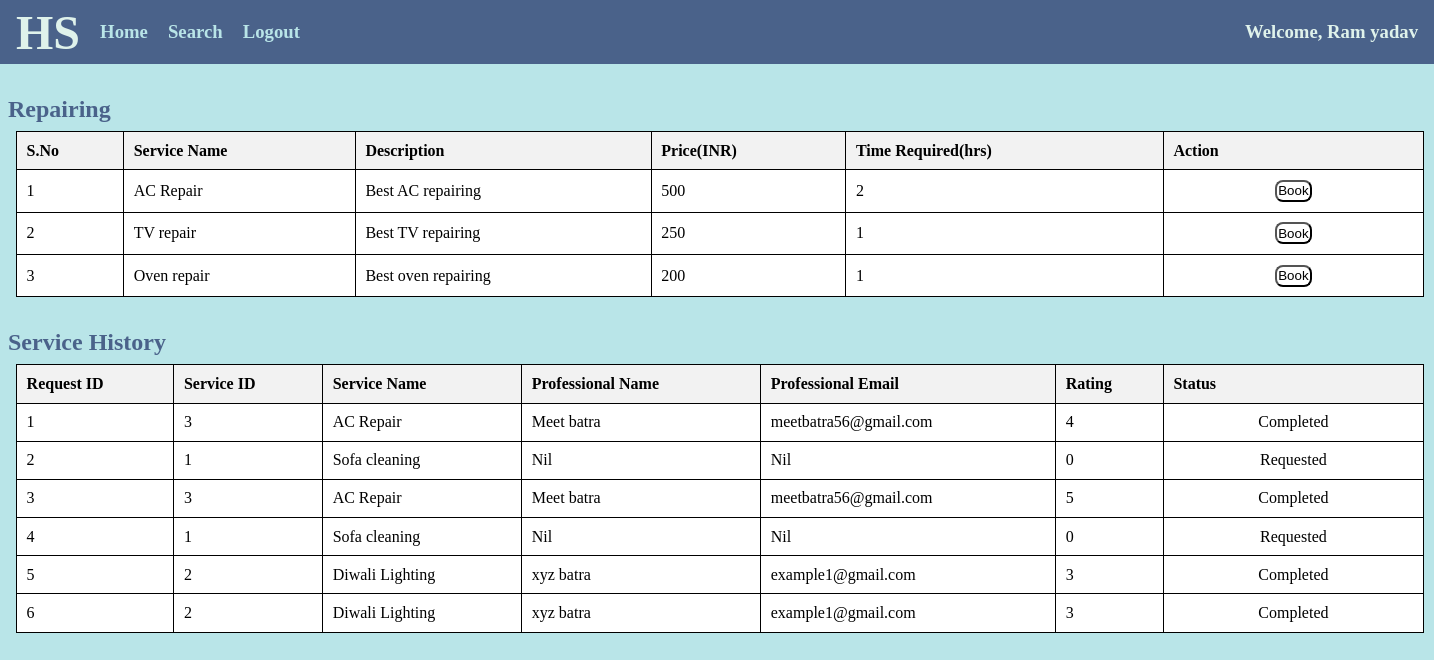
The page /1/service/repairing on the database its author committed.
### app.py (models this page shows)
class Customer(db.Model):
    __tablename__="customers"
    id = db.Column(db.Integer, primary_key=True, autoincrement=True)
    name = db.Column(db.String, nullable=False)
    email = db.Column(db.String, unique=True, nullable=False)
    passw = db.Column(db.String, nullable=False)
    address = db.Column(db.String)
    pincode = db.Column(db.String, nullable=False)
    status = db.Column(db.String, nullable=False)

class Service(db.Model):
    __tablename__= "services"
    id = db.Column(db.Integer, primary_key=True, autoincrement=True)
    name = db.Column(db.String, nullable=False)
    type = db.Column(db.String, nullable=False)
    price = db.Column(db.String, nullable=False)
    time_reqd = db.Column(db.String)
    description = db.Column(db.String)

class Service_Request(db.Model):
    __tablename__="service_requests"
    id = db.Column(db.Integer, primary_key=True, autoincrement=True)
    service_id = db.Column(db.Integer, db.ForeignKey('services.id'), nullable=False)
    cust_id = db.Column(db.Integer, db.ForeignKey('customers.id'), nullable=False)
    prof_id = db.Column(db.Integer, db.ForeignKey('professionals.id'), nullable=False)
    status = db.Column(db.String, nullable=False)
    rating = db.Column(db.Integer, default=0)

class Professional(db.Model):
    __tablename__="professionals"
    id = db.Column(db.Integer, primary_key=True, autoincrement=True)
    name = db.Column(db.String, nullable=False)
    email = db.Column(db.String, nullable=False, unique=True)
    passw = db.Column(db.String, nullable=False)
    service_id = db.Column(db.Integer, nullable=False)
    service_name = db.Column(db.String, nullable=False)
    experience = db.Column(db.Integer)
    address = db.Column(db.String)
    pincode = db.Column(db.String, nullable=False)
    status = db.Column(db.String, nullable=False)

### app.py (the view)
@app.route('/<int:id>/service/<string:service>')
def customer_service(id,service):
    cust=Customer.query.filter_by(id=id).first()
    services_by_type=Service.query.filter_by(type=service).all()
    reqs=Service_Request.query.filter_by(cust_id=cust.id).all()
    profs=Professional.query.all()
    services=[]
    for req in reqs:
        flag=False
        ser=Service.query.filter_by(id=req.service_id).first()
        for prof in profs:
            if(req.prof_id==prof.id):
                services.append((req,prof,ser))
                flag=True
        if(not flag):
            services.append((req,'-',ser))
    return render_template('customer_home.html',cust=cust, services=services, packs=services_by_type, service=service.capitalize())

### templates/customer_home.html (shortened to what this page needs)
<!DOCTYPE html>
<html lang="en">
<head>
    <link rel="stylesheet" href="/static/style_admin_prof.css">
</head>
<body>
    {% if cust.status=="Blocked" %}
    <div class="heading">
        <h1>Household Services</h1>
    </div>
    <div class="alert">
        <h1>You are Blocked</h1>
        <a href="/"><button>Go Back</button></a>
    </div>
    {% else %}
    <div class="nav">
        <h1>HS</h1>
        <div class="options">
            <h3><a href="/customer/{{cust.id}}/home">Home</a></h3>
            <h3><a href="/customer/{{cust.id}}/search">Search</a></h3>
            <h3><a href="/">Logout</a></h3>
        </div>
        <div class="greet">
            <h3>Welcome, {{cust.name}}</h3>
        </div>
    </div>
    {% if service %}
        <div class="services">
            <h2>{{service}}</h2>
            {% if packs | length==0 %}
                <div class="msg">
                    <h3>No {{service}} Services</h3>
                </div>
            {% else %}
            <table>
                <tr>
                    <th>S.No</th>
                    <th>Service Name</th>
                    <th>Description</th>
                    <th>Price(INR)</th>
                    <th>Time Required(hrs)</th>
                    <th>Action</th>
                </tr>
                {% for service in packs %}
                    <tr>
                        <td>{{loop.index}}</td>
                        <td>{{service.name}}</td>
                        <td>{{service.description}}</td>
                        <td>{{service.price}}</td>
                        <td>{{service.time_reqd}}</td>
                        <td class="btn">
                            <a href="/{{cust.id}}/service/{{service.id}}"><button>Book</button></a>
                        </td>
                    </tr>
                {% endfor %}
            </table>
            {% endif %}
        </div>
    {% endif %}
    <div class="reqs">
        <h2>Service History</h2>
        {% if services|length==0 %}
            <div class="msg">
                <h3>No Past Requests</h3>
            </div>
        {% else %}
        <table>
            <tr>
                <th>Request ID</th>
                <th>Service ID</th>
                <th>Service Name</th>
                <th>Professional Name</th>
                <th>Professional Email</th>
                <th>Rating</th>
                <th>Status</th>
            </tr>
            {% for req,prof,service in services %}
            <tr>
                <td>{{req.id}}</td>
                <td>{{service.id}}</td>
                <td>{{service.name}}</td>
                {% if prof!="-" %}
                <td>{{prof.name}}</td>
                <td>{{prof.email}}</td>
                {% else %}
                <td>Nil</td>
                <td>Nil</td>
                {% endif %}
                <td>{{req.rating}}</td>
                <td class="btn">
                    {% if req.status=="pending" %}
                        <a href="/customer/{{cust.id}}/close_service/{{req.id}}"><button>Close</button></a>
                    {% elif req.status=="requested" %}
                        Requested
                    {% else %}
                        Completed
                    {% endif %}
                </td>
            </tr>
            {% endfor %}
        </table>
        {% endif %}
    </div>
    {% endif %}
</body>
</html>

### static/style_admin_prof.css (style rules this page uses)
* { margin: 0; padding: 0; }
.nav { height: 4rem; width:100%; display: flex; align-items: center; color: #DFF2EB; background-color: #4A628A; margin-bottom: 2rem; }
h1 { margin-left: 1rem; font-size: 3rem; }
a { text-decoration: none; }
.options a { color: #B9E5E8; }
.options { height: 2rem; width: 15rem; display: flex; align-items: center; justify-content: space-evenly; }
.greet { position: absolute; right:1rem; }
body { background-color: #B9E5E8; }
table { border-collapse: collapse; width: 88rem; margin-left: 1rem; }
th, td { border: 0.1rem solid black; padding: 0.6rem; text-align: left; background-color: white; }
th { background-color: #f2f2f2; }
.services, .req, .prof, .customers { margin-bottom: 2rem; }
h2 { color: #4A628A; margin-bottom: 0.5rem; margin-left: 0.5rem; }
button { background-color: white; padding: 0.1rem; border-radius: 0.5rem; }
.btn { text-align: center; width: 15rem; }

### rows shown on the page
Customer: name "Ram yadav"
Service: name "AC Repair", description "Best AC repairing", price "500", time_reqd "2"
Service: name "TV repair", description "Best TV repairing", price "250", time_reqd "1"
Service: name "Oven repair", description "Best oven repairing", price "200", time_reqd "1"
Service_Request: id "1", id "3", name "AC Repair", name "Meet batra", email "meetbatra56@gmail.com", rating "4", status "Completed"
Service_Request: id "2", id "1", name "Sofa cleaning", shows "Nil", rating "0", status "Requested"
Service_Request: id "3", name "AC Repair", name "Meet batra", email "meetbatra56@gmail.com", rating "5", status "Completed"
Service_Request: id "4", id "1", name "Sofa cleaning", shows "Nil", rating "0", status "Requested"
Service_Request: id "5", id "2", name "Diwali Lighting", name "xyz batra", email "example1@gmail.com", rating "3", status "Completed"
Service_Request: id "6", id "2", name "Diwali Lighting", name "xyz batra", email "example1@gmail.com", rating "3", status "Completed"

### other values the page prints
{{ service }} "Repairing"
